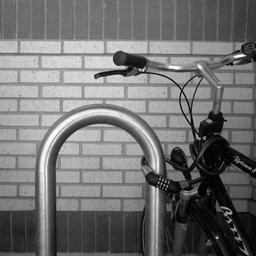
#> input picture Homework/Week 8/Team_girl/croppedBike.png, 256 x 256 px
$ python subsampling.py
#> lines starting #> are read from the running program, lines starting #| are printed output that depends on the picture
import cv2
import numpy as np
import math
import matplotlib.pyplot as plt


img = cv2.imread('croppedBike.png',0)
#> img is the input picture: shape (256, 256); min 0, max 255, mean 113.2
row, col = img.shape
#> row = 256; col = 256

#Perform subsampling by matrix multiplication
a = np.eye(row//4)
img=np.array(img)
print(img.shape)
#| (256, 256)
print(a.shape)
#| (64, 64)
b = [1, 0, 0, 0]
c = [0.25, 0.25, 0.25, 0.25]
print(b)
H1 = np.kron(a, b)
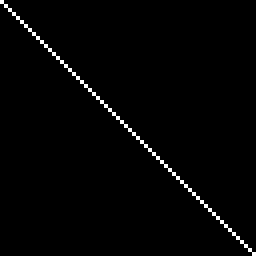
#> a: shape (64, 64) float64 (shown 4 times larger); values 0 (black) and 1 (white), 1.6% white in thin lines or dots
H2 = np.kron(a, c)
subImg1 = np.dot(H1 ,img , H1)
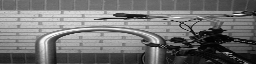
#> subImg1: shape (64, 256) float64; min 0, max 255, mean 113.6
subImg2 = np.dot(H2 , img , H2)
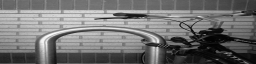
#> subImg2: shape (64, 256) float64; min 1.25, max 252.5, mean 113.2

#Show images
# plt.subplot(1, 2, 1), plt.imshow(subImg1), plt.title('Method 1')
# plt.subplot(1, 2, 2), plt.imshow(subImg2), plt.title('Method 2')
y=['method 1','method 2']
x = [subImg1, subImg2]
for i in range(2):
    plt.subplot(1,2,i+1),plt.imshow(x[i],'gray')
    plt.title(y[i])
    plt.xticks([]),plt.yticks([])
plt.show()
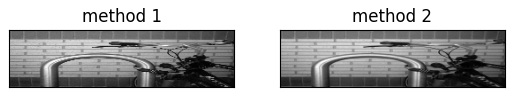
#> figure drawn by matplotlib, 2 panels
# Save images
cv2.imwrite('Subsampling_subsample_1.png',subImg1)
cv2.imwrite('Subsampling_subsample_2.png',subImg2)
